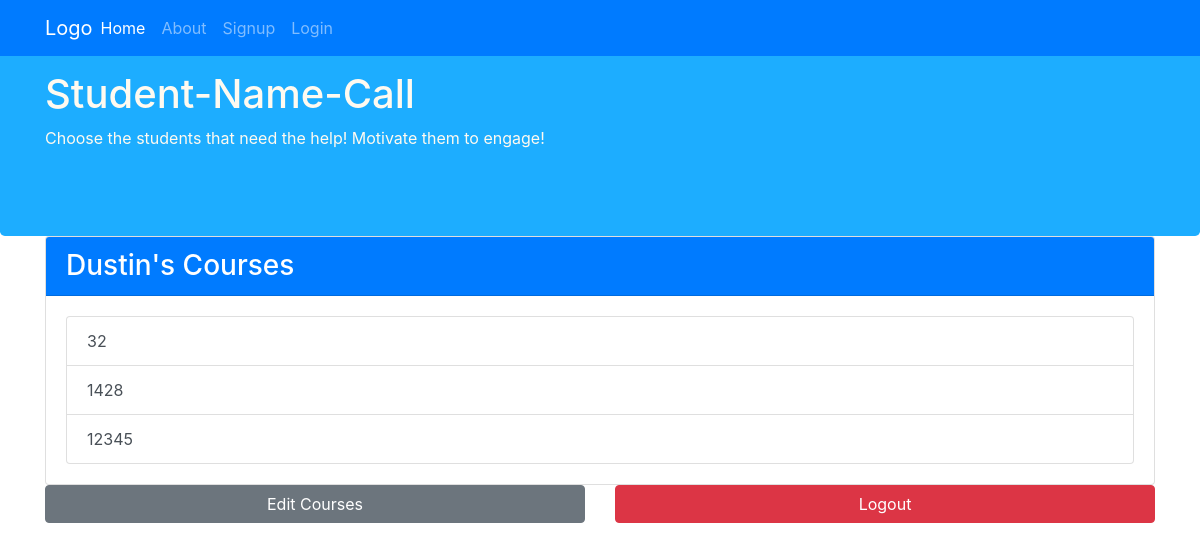
/accounts/profile/ (signed in), run on the app's committed database.
### course/models.py (models this page shows)
class Course(models.Model):
    course_id = models.IntegerField()
    instructor = models.ForeignKey(
        settings.AUTH_USER_MODEL,
        on_delete=models.CASCADE,
    )
    def __str__(self):
        return str(self.course_id)
    class Meta:
        ordering = ['course_id']
    def get_absolute_url(self):
        from django.urls import reverse
        return reverse('course_view', args=[str(self.course_id)])

### course/views.py (the view)
# urls.py: path('accounts/profile/', list_courses_view, name='courses'),
@login_required
def list_courses_view(request):
    user = request.user
    courses = Course.objects.filter(instructor=user)
    context = {
        'courses' : courses,
    }
    return render(request, 'course/list_courses.html', context)

### course/templates/course/list_courses.html
{% extends 'base.html' %}
{% block content %}
<div class="row row-content">
    <div class="col-12">
        <div class="card">
            <h3 class="card-header bg-primary text-white" id="login">{{user.username | title}}'s Courses</h3>
            <div class="card-body">
                <div class="list-group">
                    {% for course in courses %}
                    <a href="{{course.get_absolute_url}}" class="list-group-item list-group-item-action">{{course}}</a>
                    {% endfor %}
                </div>
            </div>
        </div>
    </div>
    <div class="col-sm-6">
        <a href="{% url 'edit_courses_view' %}" class="btn btn-block btn-secondary">Edit Courses</a>
    </div>
    <div class="col-sm-6">
        <a href="{% url 'logout' %}" class="btn btn-block btn-danger">Logout</a>
    </div>
</div>
{% endblock %}

### data on the page
Course: course "32"
Course: course "1428"
Course: course "12345"

### other printed values
{{ user.username | title }} "Dustin"
